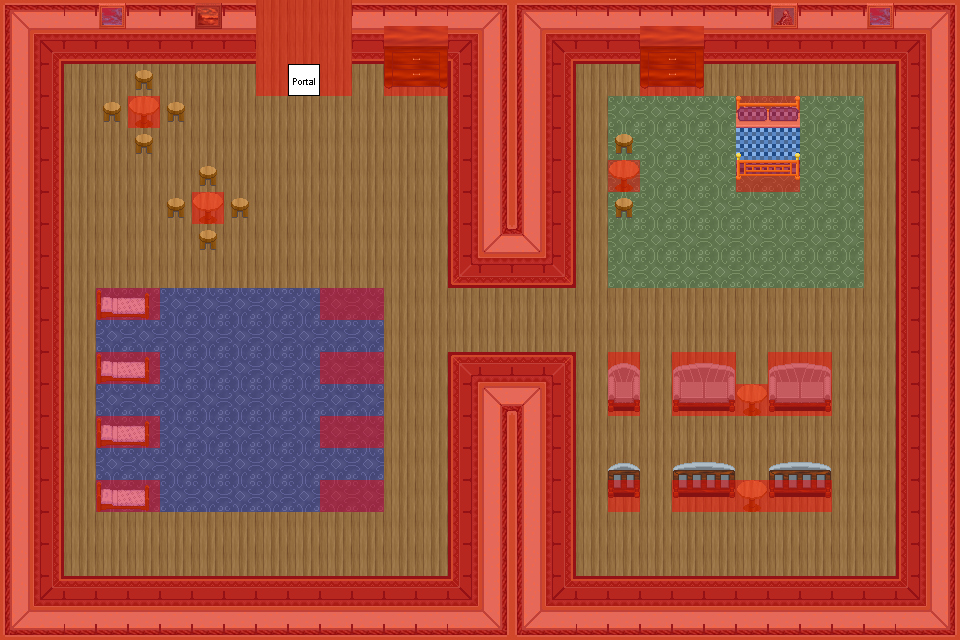

Tiled map render using the project's own tile images. Description and the map definition, with tile-layer contents summarised, below:
An orthogonal 30x20 tile map with 32x32 px tiles, 8 tile layers (0_floor, 1_terrain, 2_object, 3_roof, ...), 14 tilesets.

<map version="1.0" orientation="orthogonal" renderorder="right-down" width="30" height="20" tilewidth="32" tileheight="32" nextobjectid="1">
 <tileset firstgid="1" name="collision" tilewidth="32" tileheight="32">
  <image source="../../tileset/logic/collision.png" width="32" height="32" />
 </tileset>
 <tileset firstgid="2" name="floors_3" tilewidth="32" tileheight="32">
  <image source="../../tileset/ground/indoor/floors_3.png" width="192" height="64" />
 </tileset>
 <tileset firstgid="14" name="int_wall_dark_red" tilewidth="32" tileheight="32">
  <image source="../../tileset/building/wall/int_wall_dark_red.png" width="128" height="128" />
 </tileset>
 <tileset firstgid="30" name="int_wall_dark_red_corners" tilewidth="32" tileheight="32">
  <image source="../../tileset/building/wall/int_wall_dark_red_corners.png" width="128" height="128" />
 </tileset>
 <tileset firstgid="46" name="int_wall_dark_red_corners_2" tilewidth="32" tileheight="32">
  <image source="../../tileset/building/wall/int_wall_dark_red_corners_2.png" width="64" height="128" />
 </tileset>
 <tileset firstgid="54" name="floor" tilewidth="32" tileheight="32">
  <image source="../../tileset/ground/indoor/floor.png" width="96" height="32" />
 </tileset>
 <tileset firstgid="57" name="side_on_bluer" tilewidth="32" tileheight="32">
  <image source="../../tileset/furniture/bed/side_on_bluer.png" width="64" height="32" />
 </tileset>
 <tileset firstgid="59" name="drawer_without_runner" tilewidth="32" tileheight="32">
  <image source="../../tileset/furniture/other/drawer_without_runner.png" width="64" height="96" />
 </tileset>
 <tileset firstgid="65" name="wooden" tilewidth="32" tileheight="32">
  <image source="../../tileset/furniture/table/wooden.png" width="32" height="32" />
 </tileset>
 <tileset firstgid="66" name="stool" tilewidth="32" tileheight="32">
  <image source="../../tileset/furniture/chair/stool.png" width="32" height="32" />
 </tileset>
 <tileset firstgid="67" name="sofa_chair_blue" tilewidth="32" tileheight="32">
  <image source="../../tileset/furniture/chair/sofa_chair_blue.png" width="96" height="128" />
 </tileset>
 <tileset firstgid="79" name="portal" tilewidth="32" tileheight="32">
  <image source="../../tileset/logic/portal.png" width="256" height="64" />
 </tileset>
 <tileset firstgid="95" name="small" tilewidth="32" tileheight="32">
  <image source="../../tileset/furniture/picture/small.png" width="96" height="32" />
 </tileset>
 <tileset firstgid="98" name="bb_dk_blue" tilewidth="32" tileheight="32">
  <image source="../../tileset/furniture/bed/bb_dk_blue.png" width="64" height="128" />
 </tileset>
 <layer name="0_floor" width="30" height="20">
  <data>[600 cells, 600 non-empty, 35 distinct tile ids]</data>
 </layer>
 <layer name="1_terrain" width="30" height="20">
  <data>[600 cells, 58 non-empty, 26 distinct tile ids]</data>
 </layer>
 <layer name="2_object" width="30" height="20">
  <data>[600 cells, 0 non-empty, 0 distinct tile ids]</data>
 </layer>
 <layer name="3_roof" width="30" height="20">
  <data>[600 cells, 7 non-empty, 5 distinct tile ids]</data>
 </layer>
 <layer name="4_roof_add" width="30" height="20">
  <data>[600 cells, 0 non-empty, 0 distinct tile ids]</data>
 </layer>
 <layer name="objects" width="30" height="20">
  <data>[600 cells, 1 non-empty, 1 distinct tile ids]</data>
 </layer>
 <layer name="collision" width="30" height="20" opacity="0.45">
  <data>[600 cells, 286 non-empty, 1 distinct tile ids]</data>
 </layer>
 <layer name="protection" width="30" height="20">
  <data>[600 cells, 0 non-empty, 0 distinct tile ids]</data>
 </layer>
</map>
